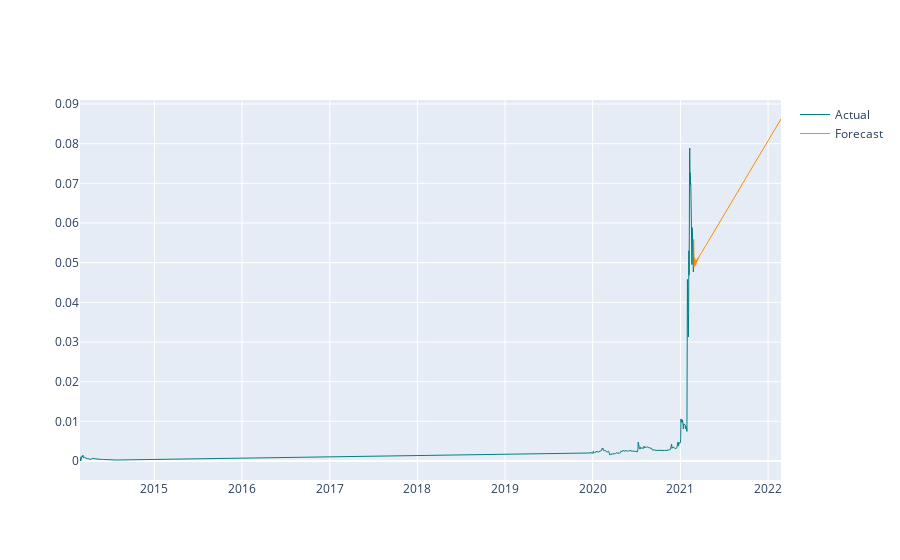

Notebook source saved alongside this figure:
### Code cell
from datetime import datetime, timedelta

asset = 'DOGE'

path = f'models/{asset}/'

MODEL = joblib.load(f'{path}{asset}_model.smd')

numdays = 365

conn = create_connection(database)
query = f"SELECT time_period_end, price_close FROM historic_data WHERE asset_id='{asset}' ORDER BY time_period_end ASC"
if conn is not None:
    result = pd.read_sql_query(query,conn)
else:
    print("Error! cannot create the database connection.")
conn.close()

result['time_period_end'] = pd.to_datetime(result['time_period_end'])

plotstart = result['time_period_end'].iloc[-1]

date = plotstart

graph = pd.DataFrame({'date' : [plotstart]})

for i in range(numdays - 1):
    date += timedelta(days=1)
    graph = graph.append({'date' : date}, ignore_index=True)      



forecast = MODEL.forecast(numdays)[0]
#MODEL.forecast() shows predicted value, std error of forecast, and confidence interval (lower & upper bounds)

graph['forecast'] = forecast

graph['forecast'][0] = result['price_close'].iloc[-1].copy()

display(result)
display(graph)

#### PLOTLY EXAMPLE
##


import plotly.express as px
import plotly.graph_objects as go

fig = go.Figure([

    go.Scatter(
        name='Actual',
        x=result.time_period_end,
        y=result.price_close,
        mode='lines',
        marker=dict(color="#008080"),
        line=dict(width=1),
        showlegend=True
    ),
    go.Scatter(
        name='Forecast',
        x=graph.date,
        y=graph.forecast,
        marker=dict(color="#FF8C00"),
        line=dict(width=1),
        mode='lines',
        fillcolor='rgba(68, 68, 68, 0.3)',
        showlegend=True
    )
])

fig.update_layout(
    yaxis_title='',
    title='',
    hovermode="x"
)

fig.show()

### Figure 1 — Plotly figure (JSON) as saved in the notebook; plotly's stock layout.template omitted (floating-point values rounded to 4 significant figures; data arrays with more than 128 entries replaced by an {"elided": "..."} marker saying what was removed)
{"data": [{"line": {"width": 1}, "marker": {"color": "#008080"}, "mode": "lines", "name": "Actual", "showlegend": true, "type": "scatter", "x": {"elided": "472 str values"}, "y": {"elided": "472 float values"}}, {"fillcolor": "rgba(68, 68, 68, 0.3)", "line": {"width": 1}, "marker": {"color": "#FF8C00"}, "mode": "lines", "name": "Forecast", "showlegend": true, "type": "scatter", "x": {"elided": "365 str values"}, "y": {"elided": "365 float values"}}], "layout": {"hovermode": "x", "title": {"text": ""}, "yaxis": {"title": {"text": ""}}}}
